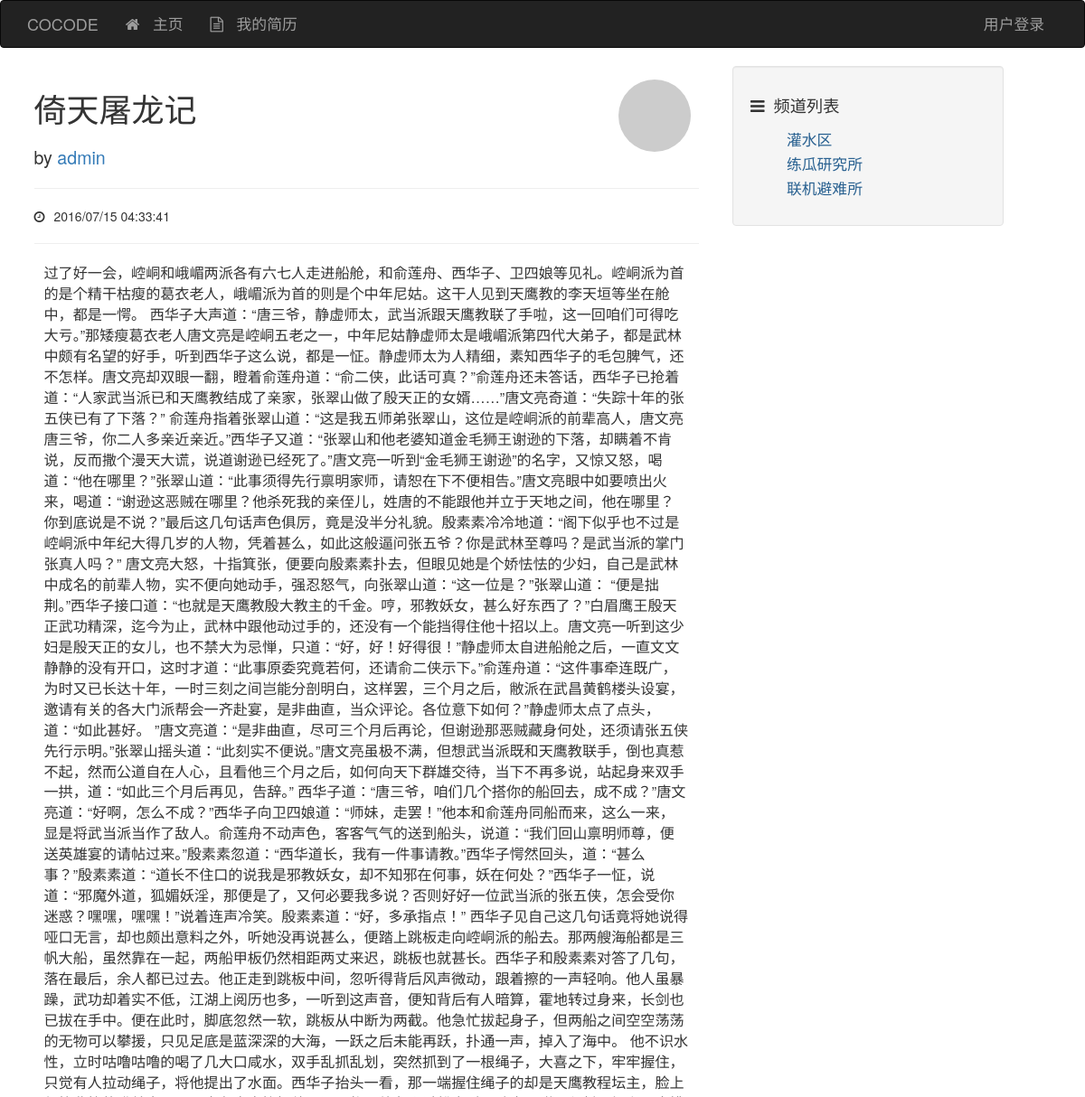
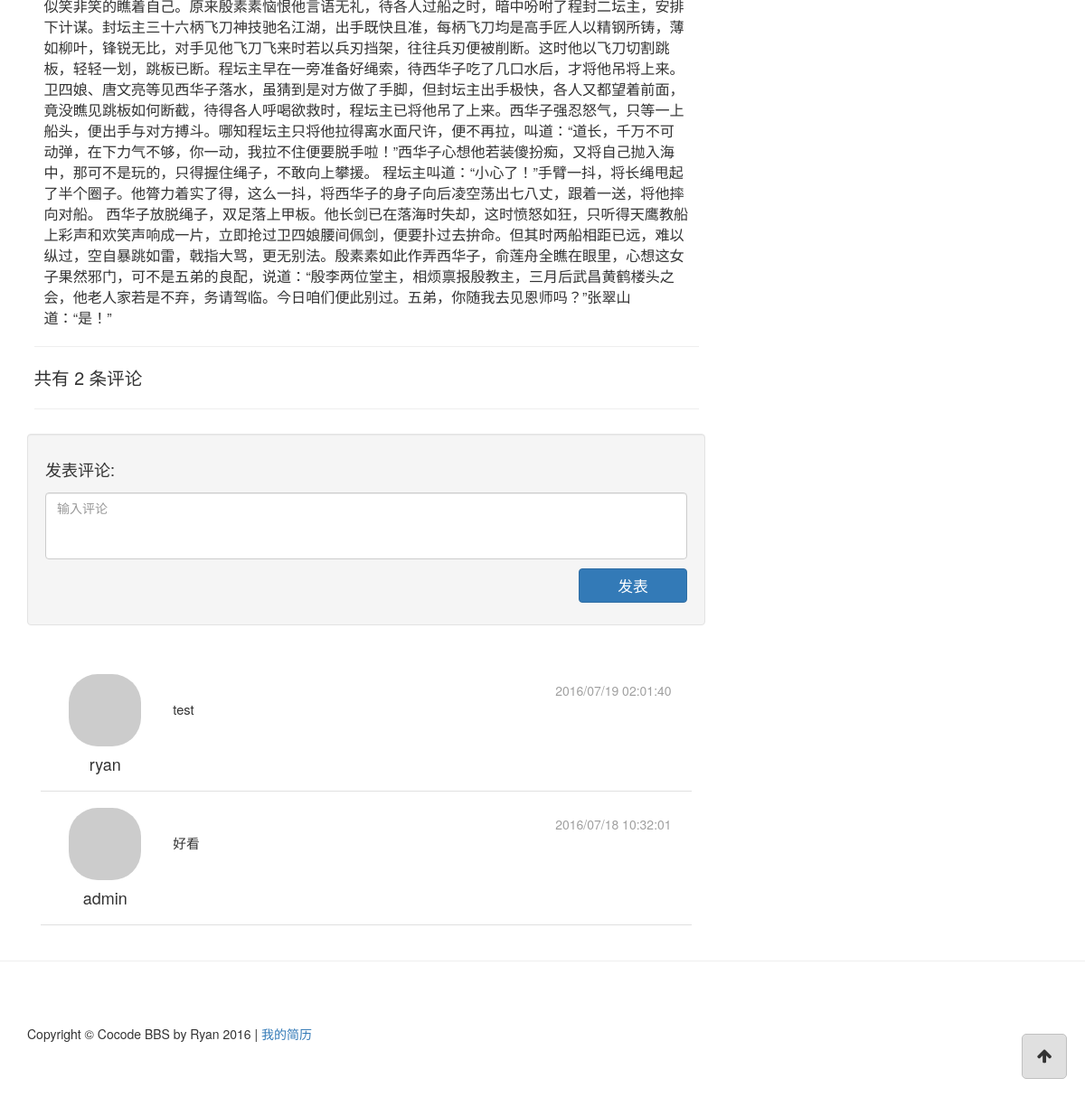
Page /post/13 on the committed database (2 pictures, top to bottom).
### app/models/post.py (models this page shows, shortened)
class Post(db.Model, Model):
    __tablename__ = 'posts'
    id = db.Column(db.Integer, primary_key=True)
    title = db.Column(db.String())
    content = db.Column(db.String())
    created_time = db.Column(db.Integer, default=0)
    channel_id = db.Column(db.Integer, db.ForeignKey('channels.id'))
    user_id = db.Column(db.Integer, db.ForeignKey('users.id'))
    comments = db.relationship('Comment', backref='post')
    @staticmethod
    def post_by_id(id):
        return Post.query.get_or_404(id)
    @staticmethod
    def comments_sorted_by_time(comments, reverse=True):
        comments.sort(key=lambda p: p.created_time, reverse=reverse)
        return comments

### app/models/user.py (models this page shows, shortened)
class User(db.Model, Model):
    __tablename__ = 'users'
    id = db.Column(db.Integer, primary_key=True)
    username = db.Column(db.String(), unique=True)
    password_hash = db.Column(db.String())
    email = db.Column(db.String(), unique=True)
    avatar_hash = db.Column(db.String())
    created_time = db.Column(db.Integer, default=0)
    role_id = db.Column(db.Integer, db.ForeignKey('roles.id'))
    posts = db.relationship('Post', backref='author')
    comments = db.relationship('Comment', backref='author')
    @property
    def password(self):
        raise AttributeError('password is not readable')
    def gravatar(self, size=100, default='identicon', rating='g'):
        from flask import request
        gravatar_url = 'secure.gravatar.com/avatar'
        if request.is_secure:
            url = 'https://' + gravatar_url
        else:
            url = 'http://' + gravatar_url
        hash = self.avatar_hash or md5(self.email.encode('utf-8')).hexdigest()
        return '{url}/{hash}?s={size}&d={default}&r={rating}'.format(url=url,
                                                                     hash=hash,
                                                                     size=size,
                                                                     default=default,
                                                                     rating=rating)

### app/models/comment.py (models this page shows, shortened)
class Comment(db.Model, Model):
    __tablename__ = 'comments'
    id = db.Column(db.Integer, primary_key=True)
    content = db.Column(db.String())
    created_time = db.Column(db.Integer, default=0)
    user_id = db.Column(db.Integer, db.ForeignKey('users.id'))
    post_id = db.Column(db.Integer, db.ForeignKey('posts.id'))

### app/models/channel.py (models this page shows, shortened)
class Channel(db.Model, Model):
    __tablename__ = 'channels'
    id = db.Column(db.Integer, primary_key=True)
    name = db.Column(db.String(), default=ChannelPermission.NORMAL)
    permission = db.Column(db.Integer)
    created_time = db.Column(db.Integer, default=0)
    posts = db.relationship('Post', backref='channel')
    @staticmethod
    def channel_by_id(id):
        return Channel.query.get_or_404(id)

### app/controllers/views.py (the view)
@controllers.route('/post/<int:id>')
@post_permission_required
def post_view(id):
    post = Post.post_by_id(id)
    comments = post.comments
    d = dict(
        post=post,
        comments=comments
    )
    return render_template('post.html', **d)

### app/controllers/context_processers.py (called while the page is built)
@controllers.app_context_processor
def current_user_processor():
    user = current_user()
    return dict(current_user=user)

@controllers.app_context_processor
def channel_processor():
    channels = Channel.query.all()
    permissions = {
        'NORMAL': ChannelPermission.NORMAL,
        'ADMIN': ChannelPermission.ADMIN,
    }
    dic = {
        'channels': channels,
        'channel_permissions': permissions,
    }
    return dict(**dic)

@controllers.app_context_processor
def class_processor():
    return dict(Channel=Channel)

@controllers.app_context_processor
def user_processor():
    user_count = User.query.count()
    new_user = User.query.order_by(User.created_time.desc()).first()
    return dict(new_user=new_user,
                user_count=user_count)

@controllers.app_context_processor
def post_processor():
    post_count = Post.query.count()
    return dict(post_count=post_count)

@controllers.app_context_processor
def comment_processor():
    comment_count = Comment.query.count()
    return dict(comment_count=comment_count)

### app/controllers/filters.py (called while the page is built)
@controllers.app_template_filter('format_time')
def format_time(timestamp):
    format = '%Y/%m/%d %H:%M:%S'
    t = time.localtime(timestamp)
    ft = time.strftime(format, t)
    return ft

### app/models/user.py (called while the page is built)
def current_user():
    id = session.get('user_id', None)
    user = None
    if id is not None:
        user = User.user_by_id(id)
    return user

### app/templates/post.html (shortened to what this page needs)
{% extends "base.html" %}
{% block page_content %}
<div class="main-post">
    <div class="row">
        <div class="col-md-9">
            <h1>{{ post.title }}</h1>
            <div class="main-post-author">
            by <a href="#">{{ post.author.username }}</a>
            </div>
        </div>
        <div class="col-md-3">
            <div class="main-post-portrait"><img class="round-portrait-100" src="{{ post.author.gravatar(size=100) }}"></div>
        </div>
    </div>
    <hr>
    <div class="main-post-date"><div class="fa fa-clock-o"></div>{{ post.created_time | format_time }}</div>
    <hr>
    <div class="main-post-content">
        {{ post.content }}
    </div>
    <hr>
    <div class="main-post-note">
        共有 <div id="id-comment-count">{{ post.comments | length }}</div> 条评论
    </div>
    <hr>
</div>
<div class="well">
    <h4>发表评论:</h4>
    <div class="comment-form">
        <div class="comment-form-item"><textarea id="id-text-content" class="form-control" rows="3" placeholder="输入评论"></textarea></div>
        <div class="comment-form-item"><button type="button" id="id-button-comment-add" class="btn btn-primary">发表</button></div>
    </div>
</div>
{% include "_comments.html" %}
{% endblock %}

### app/templates/base.html (shortened to what this page needs)
<!DOCTYPE html>
<html lang="en">
{% block head %}
<head>
    <link href="../static/css/base-styles.css" rel="stylesheet">
    <link href="../static/css/bootstrap.min.css" rel="stylesheet">
    <link href="../static/css/font-awesome.min.css" rel="stylesheet">
</head>
{% endblock %}
<body>
{% block navbar %}
<div class="header">
    <div class="navbar navbar-inverse" role="navigation">
        <div class="container">
            <div class="navbar-header">
            <div class="navbar-brand" href="/">COCODE</div>
            </div>
            <div class="navbar-collapse collapse">
                <ul class="nav navbar-nav">
                    <li><a href="/"><div class="fa fa-home"></div> 主页</a></li>
                    <li><a href="#" class="a-resume"><div class="fa fa-file-text-o"></div> 我的简历</a></li>
                </ul>
                <ul class="nav navbar-nav navbar-right">
                    {% if current_user is not none %}
                    <li><a href="#" class="dropdown-toggle" data-toggle="dropdown">
                        {{ current_user.username }}<b class="caret"></b>
                    </a>
                        <ul class="dropdown-menu">
                            <li><a href="#"><div class="fa fa-user"></div> 用户资料</a></li>
                            <li role="separator" class="divider"></li>
                            <li><a href="/accounts/logout"><div class="fa fa-power-off"></div> 登出用户</a></li>
                        </ul>
                    </li>
                    {% else %}
                    <li><a href="/accounts">用户登录</a></li>
                    {% endif %}
                </ul>
            </div>
        </div>
    </div>
</div>
{% endblock %}
{% block content %}
<div class="container">
    <div class="row">
        {% block content_body %}
        <div class="col-lg-8">
            {% block page_content %}
            {% endblock %}
        </div>
        <div class="col-md-4">
            {% block side_content %}
            <div class="side-content">
                <div class="well">
                    <div class="channel-title"><div class="fa fa-bars"></div>频道列表</div>
                    <div class="row">
                        <div class="col-lg-12">
                            <ul class="channel-list">
                                {% for c in channels %}
                                {% if c.permission == channel_permissions['NORMAL'] %}
                                <li><a href="/channel/{{ c.id }}">{{ c.name }}</a></li>
                                {% endif %}
                                {% endfor %}
                            </ul>
                        </div>
                    </div>
                </div>
            </div>
            {% endblock %}
        </div>
        {% endblock %}
    </div>
</div>
{% endblock %}
{% block to_top %}
<div class="container">
    <a href="#top">
        <div class="back-to-top">
        <div class="fa fa-arrow-up"></div>
        </div>
    </a>
</div>
{% endblock %}
{% block footer %}
<hr>
<div class="container">
    <footer>
    <div class="row">
        <div class="col-lg-12">
            <p>Copyright &copy; Cocode BBS by Ryan 2016 | <a href="#" class="a-resume">我的简历</a></p>
        </div>
    </div>
    </footer>
</div>
{% endblock %}
</body>
</html>

### app/templates/_comments.html (shortened to what this page needs)
<div class="comment-list">
    {% for comment in post.comments_sorted_by_time(post.comments) %}
    <div class="comment-item" id="id-comment-item-{{ comment.id }}">
        <div class="comment-author col-md-2">
            <a href="#">
                <img class="media-object round-portrait-64" src="{{ comment.author.gravatar(size=64) }}">
            </a>
            <h4 class="media-heading">{{ comment.author.username }}</h4>
        </div>
        <div class="comment-body col-md-10">
            <div class="comment-date">{{ comment.created_time | format_time }}</div>
            <div class="comment-content" id="id-comment-content-{{ post.id }}">
                {{ comment.content }}
            </div>
        </div>
    </div>
    {% endfor %}
</div>

### app/static/css/base-styles.css (style rules this page uses)
.header .navbar { font-size: 120%; }
.fa { margin-right: 10px; }
.side-content { position: fixed; width: 25%; }
.back-to-top { float: right; width: 50px; height: 50px; font-size: large; text-align: center; position: fixed; bottom: 20px; right: 20px; padding: 10px; border-radius: 5px; border: 1px solid #c0c0c0; background-color: #e0e0e0; }
.container > a { text-decoration: none; color: inherit; }
.back-to-top .fa { margin-right: 0; }
.channel-title { font-size: 130%; padding: 10px 0 10px; }
ul.channel-list li { font-size: 120%; list-style-type: none; margin: 3px 0 3px; }
ul.channel-list li > a { text-decoration: none; color: rgb(40, 96, 144); }
footer { margin: 50px 0; }
img.round-portrait-64 { border-radius: 32px; }
img.round-portrait-100 { border-radius: 50px; }
.main-post { padding: 1%; }
.main-post .main-post-author { margin-top: 20px; font-size: 140%; }
.main-post .main-post-content { font-size: 115%; padding: 0 1.5% 0 1.5%; }
.main-post .main-post-portrait { margin: 5% 0 0 5%; text-align: right; padding-right: 5%; }
.main-post .main-post-note { font-size: 140%; }
.comment-form { display: flex; flex-direction: column; }
.comment-form .comment-form-item { margin: 5px 0 5px; }
.comment-form .comment-form-item > textarea { resize: none; }
.comment-form .comment-form-item > button { align-self: flex-start; width: 120px; font-size: 120%; float: right; }
.comment-list { padding: 2%; }
.comment-list .comment-item { padding: 2%; margin: 4px 0 4px; border-bottom: 1px solid #e0e0e0; display: flex; flex-direction: row; }
.comment-list .comment-item .comment-author { display: flex; flex-direction: column; align-items: center; }
.comment-list .comment-item .comment-author h4 { margin-top: 10px; }
.comment-list .comment-item .comment-date { font-size: 100%; font-weight: normal; text-align: right; color: #a0a0a0; }
.comment-list .comment-item .comment-body { padding: 8px; margin-left: 10px; }
.comment-list .comment-item .comment-body .comment-content { font-size: 105%; }
#id-comment-count { display: inline; }

### rows in the picture
Post: title "倚天屠龙记", created_time "2016/07/15 04:33:41", content "过了好一会，崆峒和峨嵋两派各有六七人走进船舱，和俞莲舟、西华子、卫四娘等见礼。崆峒派为首的是个精干枯瘦的葛衣老人，峨嵋派为首的则是个中年尼姑。这干人见到天鹰教的李天垣等坐在舱中，都是一愕。 西华子大声道：“唐三爷，静虚师太，武当派跟天鹰教联了手啦，这一回咱们可得吃大亏。”那矮瘦葛衣老人唐文亮是崆峒五老之一，中年尼姑静虚师太是峨嵋派第四代大弟子，都是武林中颇有名望的好手，听到西华子这么说，都是一怔。静虚师太为人精细，素知西华子的毛包脾气，还不怎样。唐文亮却双眼一翻，瞪着俞莲舟道：“俞二侠，此话可真？”俞莲舟还未答话，西华子已抢着道：“人家武当派已和天鹰教结成了亲家，张翠山做了殷天正的女婿……”唐文亮奇道：“失踪十年的张五侠已有了下落？” 俞莲舟指着张翠山道：“这是我五师弟张翠山，这位是崆峒派的前辈高人，唐文亮唐三爷，你二人多亲近亲近。”西华子又道：“张翠山和他老婆知道金毛狮王谢逊的下落，却瞒着不肯说，反而撒个漫天大谎，说道谢逊已经死了。”唐文亮一听到“金毛狮王谢逊”的名字，又惊又怒，喝道：“他在哪里？”张翠山道：“此事须得先行禀明家师，请恕在下不便相告。”唐文亮眼中如要喷出火来，喝道：“谢逊这恶贼在哪里？他杀死我的亲侄儿，姓唐的不能跟他并立于天地之间，他在哪里？你到底说是不说？”最后这几句话声色俱厉，竟是没半分礼貌。殷素素冷冷地道：“阁下似乎也不过是崆峒派中年纪大得几岁的人物，凭着甚么，如此这般逼问张五爷？你是武林至尊吗？是武当派的掌门张真人吗？”…"
User: author.username "admin"
Comment: author.username "ryan", created_time "2016/07/19 02:01:40", content "test"
Comment: author.username "admin", created_time "2016/07/18 10:32:01", content "好看"
Channel: name "灌水区"
Channel: name "练瓜研究所"
Channel: name "联机避难所"

### other values in the picture
{{ post.comments | length }} "2"
